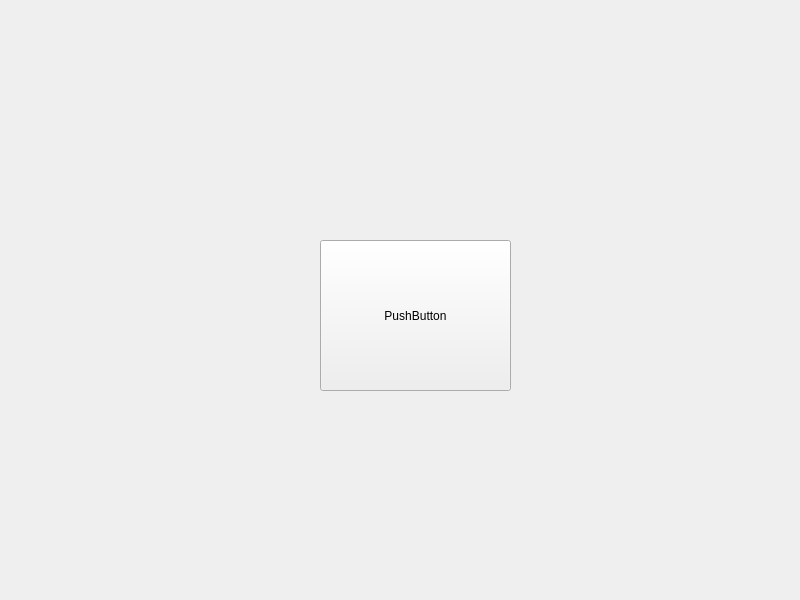
<?xml version="1.0" encoding="UTF-8"?>
<ui version="4.0">
 <class>Widget</class>
 <widget class="QWidget" name="Widget">
  <property name="geometry">
   <rect>
    <x>0</x>
    <y>0</y>
    <width>800</width>
    <height>600</height>
   </rect>
  </property>
  <property name="windowTitle">
   <string>Widget</string>
  </property>
  <widget class="QPushButton" name="pushButton">
   <property name="geometry">
    <rect>
     <x>320</x>
     <y>240</y>
     <width>191</width>
     <height>151</height>
    </rect>
   </property>
   <property name="text">
    <string>PushButton</string>
   </property>
  </widget>
 </widget>
 <resources/>
 <connections/>
</ui>
